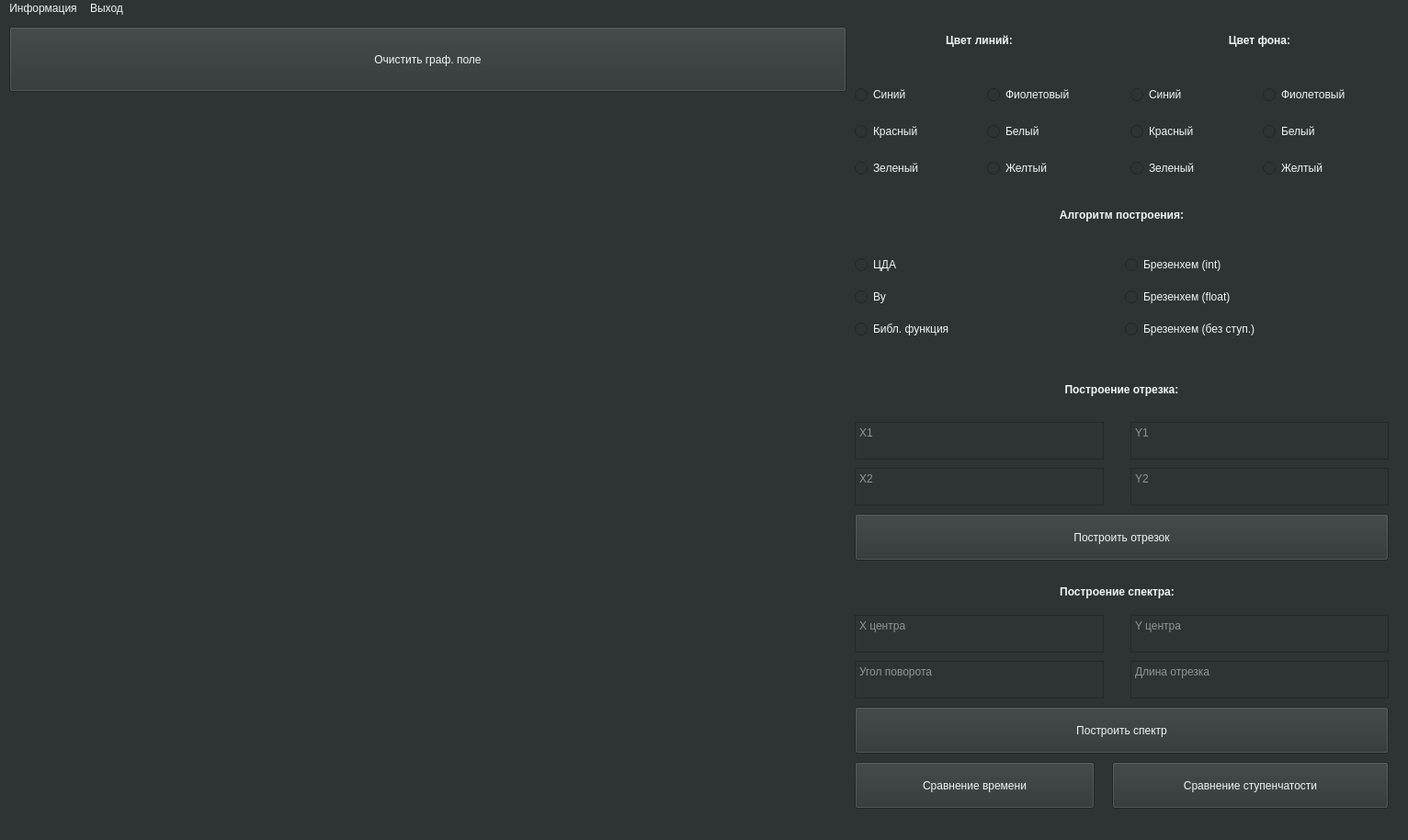
<?xml version="1.0" encoding="UTF-8"?>
<ui version="4.0">
 <class>MainWindow</class>
 <widget class="QMainWindow" name="MainWindow">
  <property name="geometry">
   <rect>
    <x>0</x>
    <y>0</y>
    <width>1532</width>
    <height>914</height>
   </rect>
  </property>
  <property name="windowTitle">
   <string>MainWindow</string>
  </property>
  <property name="styleSheet">
   <string notr="true">background-color: rgb(46, 52, 54);
color: rgb(243, 243, 243);
font: 63 13pt &quot;URW Gothic&quot;;</string>
  </property>
  <widget class="QWidget" name="centralwidget">
   <widget class="QPushButton" name="ClearGraph">
    <property name="geometry">
     <rect>
      <x>10</x>
      <y>10</y>
      <width>911</width>
      <height>71</height>
     </rect>
    </property>
    <property name="styleSheet">
     <string notr="true">background-color: rgb(46, 52, 54);
color: rgb(243, 243, 243);
font: 63 14pt &quot;URW Gothic&quot;;</string>
    </property>
    <property name="text">
     <string>Очистить граф. поле</string>
    </property>
   </widget>
   <widget class="QLabel" name="label">
    <property name="geometry">
     <rect>
      <x>930</x>
      <y>10</y>
      <width>271</width>
      <height>31</height>
     </rect>
    </property>
    <property name="styleSheet">
     <string notr="true">background-color: rgb(46, 52, 54);
color: rgb(243, 243, 243);
font: 63 14pt &quot;URW Gothic&quot;;</string>
    </property>
    <property name="text">
     <string>&lt;html&gt;&lt;head/&gt;&lt;body&gt;&lt;p align=&quot;center&quot;&gt;&lt;span style=&quot; font-weight:600;&quot;&gt;Цвет линий:&lt;/span&gt;&lt;/p&gt;&lt;/body&gt;&lt;/html&gt;</string>
    </property>
   </widget>
   <widget class="QLabel" name="label_2">
    <property name="geometry">
     <rect>
      <x>940</x>
      <y>200</y>
      <width>561</width>
      <height>31</height>
     </rect>
    </property>
    <property name="styleSheet">
     <string notr="true">background-color: rgb(46, 52, 54);
color: rgb(243, 243, 243);
font: 63 14pt &quot;URW Gothic&quot;;</string>
    </property>
    <property name="text">
     <string>&lt;html&gt;&lt;head/&gt;&lt;body&gt;&lt;p align=&quot;center&quot;&gt;&lt;span style=&quot; font-weight:600;&quot;&gt;Алгоритм построения:&lt;/span&gt;&lt;/p&gt;&lt;/body&gt;&lt;/html&gt;</string>
    </property>
   </widget>
   <widget class="QPushButton" name="DrawLine">
    <property name="geometry">
     <rect>
      <x>930</x>
      <y>540</y>
      <width>581</width>
      <height>51</height>
     </rect>
    </property>
    <property name="styleSheet">
     <string notr="true">background-color: rgb(46, 52, 54);
color: rgb(243, 243, 243);
font: 63 14pt &quot;URW Gothic&quot;;</string>
    </property>
    <property name="text">
     <string>Построить отрезок</string>
    </property>
   </widget>
   <widget class="QPlainTextEdit" name="X1Field">
    <property name="geometry">
     <rect>
      <x>930</x>
      <y>440</y>
      <width>271</width>
      <height>41</height>
     </rect>
    </property>
    <property name="styleSheet">
     <string notr="true">background-color: rgb(46, 52, 54);
color: rgb(243, 243, 243);
font: 63 14pt &quot;URW Gothic&quot;;</string>
    </property>
    <property name="placeholderText">
     <string>X1</string>
    </property>
   </widget>
   <widget class="QPlainTextEdit" name="Y1Field">
    <property name="geometry">
     <rect>
      <x>1230</x>
      <y>440</y>
      <width>281</width>
      <height>41</height>
     </rect>
    </property>
    <property name="styleSheet">
     <string notr="true">background-color: rgb(46, 52, 54);
color: rgb(243, 243, 243);
font: 63 14pt &quot;URW Gothic&quot;;</string>
    </property>
    <property name="placeholderText">
     <string>Y1</string>
    </property>
   </widget>
   <widget class="QLabel" name="label_3">
    <property name="geometry">
     <rect>
      <x>940</x>
      <y>390</y>
      <width>561</width>
      <height>31</height>
     </rect>
    </property>
    <property name="styleSheet">
     <string notr="true">background-color: rgb(46, 52, 54);
color: rgb(243, 243, 243);
font: 63 14pt &quot;URW Gothic&quot;;</string>
    </property>
    <property name="text">
     <string>&lt;html&gt;&lt;head/&gt;&lt;body&gt;&lt;p align=&quot;center&quot;&gt;&lt;span style=&quot; font-weight:600;&quot;&gt;Построение отрезка:&lt;/span&gt;&lt;/p&gt;&lt;/body&gt;&lt;/html&gt;</string>
    </property>
   </widget>
   <widget class="QPlainTextEdit" name="X2Field">
    <property name="geometry">
     <rect>
      <x>930</x>
      <y>490</y>
      <width>271</width>
      <height>41</height>
     </rect>
    </property>
    <property name="styleSheet">
     <string notr="true">background-color: rgb(46, 52, 54);
color: rgb(243, 243, 243);
font: 63 14pt &quot;URW Gothic&quot;;</string>
    </property>
    <property name="placeholderText">
     <string>X2</string>
    </property>
   </widget>
   <widget class="QPlainTextEdit" name="Y2Field">
    <property name="geometry">
     <rect>
      <x>1230</x>
      <y>490</y>
      <width>281</width>
      <height>41</height>
     </rect>
    </property>
    <property name="styleSheet">
     <string notr="true">background-color: rgb(46, 52, 54);
color: rgb(243, 243, 243);
font: 63 14pt &quot;URW Gothic&quot;;</string>
    </property>
    <property name="placeholderText">
     <string>Y2</string>
    </property>
   </widget>
   <widget class="QLabel" name="label_4">
    <property name="geometry">
     <rect>
      <x>930</x>
      <y>610</y>
      <width>571</width>
      <height>31</height>
     </rect>
    </property>
    <property name="styleSheet">
     <string notr="true">background-color: rgb(46, 52, 54);
color: rgb(243, 243, 243);
font: 63 14pt &quot;URW Gothic&quot;;</string>
    </property>
    <property name="text">
     <string>&lt;html&gt;&lt;head/&gt;&lt;body&gt;&lt;p align=&quot;center&quot;&gt;&lt;span style=&quot; font-weight:600;&quot;&gt;Построение спектра:&lt;/span&gt;&lt;/p&gt;&lt;/body&gt;&lt;/html&gt;</string>
    </property>
   </widget>
   <widget class="QPlainTextEdit" name="AngleField">
    <property name="geometry">
     <rect>
      <x>930</x>
      <y>700</y>
      <width>271</width>
      <height>41</height>
     </rect>
    </property>
    <property name="styleSheet">
     <string notr="true">background-color: rgb(46, 52, 54);
color: rgb(243, 243, 243);
font: 63 14pt &quot;URW Gothic&quot;;</string>
    </property>
    <property name="placeholderText">
     <string>Угол поворота</string>
    </property>
   </widget>
   <widget class="QPlainTextEdit" name="LenField">
    <property name="geometry">
     <rect>
      <x>1230</x>
      <y>700</y>
      <width>281</width>
      <height>41</height>
     </rect>
    </property>
    <property name="styleSheet">
     <string notr="true">background-color: rgb(46, 52, 54);
color: rgb(243, 243, 243);
font: 63 14pt &quot;URW Gothic&quot;;</string>
    </property>
    <property name="placeholderText">
     <string>Длина отрезка</string>
    </property>
   </widget>
   <widget class="QPushButton" name="DrawSpectrum">
    <property name="geometry">
     <rect>
      <x>930</x>
      <y>750</y>
      <width>581</width>
      <height>51</height>
     </rect>
    </property>
    <property name="styleSheet">
     <string notr="true">background-color: rgb(46, 52, 54);
color: rgb(243, 243, 243);
font: 63 14pt &quot;URW Gothic&quot;;</string>
    </property>
    <property name="text">
     <string>Построить спектр</string>
    </property>
   </widget>
   <widget class="QPushButton" name="TimeCompare">
    <property name="geometry">
     <rect>
      <x>930</x>
      <y>810</y>
      <width>261</width>
      <height>51</height>
     </rect>
    </property>
    <property name="styleSheet">
     <string notr="true">background-color: rgb(46, 52, 54);
color: rgb(243, 243, 243);
font: 63 14pt &quot;URW Gothic&quot;;</string>
    </property>
    <property name="text">
     <string>Сравнение времени</string>
    </property>
   </widget>
   <widget class="QPushButton" name="SteppingCompare">
    <property name="geometry">
     <rect>
      <x>1210</x>
      <y>810</y>
      <width>301</width>
      <height>51</height>
     </rect>
    </property>
    <property name="styleSheet">
     <string notr="true">background-color: rgb(46, 52, 54);
color: rgb(243, 243, 243);
font: 63 14pt &quot;URW Gothic&quot;;</string>
    </property>
    <property name="text">
     <string>Сравнение ступенчатости</string>
    </property>
   </widget>
   <widget class="QWidget" name="verticalLayoutWidget">
    <property name="geometry">
     <rect>
      <x>930</x>
      <y>60</y>
      <width>281</width>
      <height>131</height>
     </rect>
    </property>
    <layout class="QGridLayout" name="Colors">
     <item row="0" column="0">
      <widget class="QRadioButton" name="BlueColor">
       <property name="text">
        <string>Синий</string>
       </property>
      </widget>
     </item>
     <item row="0" column="1">
      <widget class="QRadioButton" name="PurpleColor">
       <property name="text">
        <string>Фиолетовый</string>
       </property>
      </widget>
     </item>
     <item row="1" column="0">
      <widget class="QRadioButton" name="RedColor">
       <property name="text">
        <string>Красный</string>
       </property>
      </widget>
     </item>
     <item row="1" column="1">
      <widget class="QRadioButton" name="WhiteColor">
       <property name="text">
        <string>Белый</string>
       </property>
      </widget>
     </item>
     <item row="2" column="0">
      <widget class="QRadioButton" name="GreenColor">
       <property name="text">
        <string>Зеленый</string>
       </property>
      </widget>
     </item>
     <item row="2" column="1">
      <widget class="QRadioButton" name="YellowColor">
       <property name="text">
        <string>Желтый</string>
       </property>
      </widget>
     </item>
    </layout>
   </widget>
   <widget class="QWidget" name="verticalLayoutWidget_2">
    <property name="geometry">
     <rect>
      <x>930</x>
      <y>250</y>
      <width>581</width>
      <height>111</height>
     </rect>
    </property>
    <layout class="QGridLayout" name="Algs">
     <item row="0" column="0">
      <widget class="QRadioButton" name="DDAAlg">
       <property name="text">
        <string>ЦДА</string>
       </property>
      </widget>
     </item>
     <item row="0" column="1">
      <widget class="QRadioButton" name="BresIntAlg">
       <property name="text">
        <string>Брезенхем (int)</string>
       </property>
      </widget>
     </item>
     <item row="1" column="0">
      <widget class="QRadioButton" name="WUAlg">
       <property name="text">
        <string>Ву</string>
       </property>
      </widget>
     </item>
     <item row="1" column="1">
      <widget class="QRadioButton" name="BresFloatAlg">
       <property name="text">
        <string>Брезенхем (float)</string>
       </property>
      </widget>
     </item>
     <item row="2" column="0">
      <widget class="QRadioButton" name="LibAlg">
       <property name="text">
        <string>Библ. функция</string>
       </property>
      </widget>
     </item>
     <item row="2" column="1">
      <widget class="QRadioButton" name="BresAntiAlg">
       <property name="text">
        <string>Брезенхем (без ступ.)</string>
       </property>
      </widget>
     </item>
    </layout>
   </widget>
   <widget class="QWidget" name="verticalLayoutWidget_3">
    <property name="geometry">
     <rect>
      <x>1230</x>
      <y>60</y>
      <width>281</width>
      <height>131</height>
     </rect>
    </property>
    <layout class="QGridLayout" name="Colors_2">
     <item row="0" column="0">
      <widget class="QRadioButton" name="BlueColor_2">
       <property name="text">
        <string>Синий</string>
       </property>
      </widget>
     </item>
     <item row="0" column="1">
      <widget class="QRadioButton" name="PurpleColor_2">
       <property name="text">
        <string>Фиолетовый</string>
       </property>
      </widget>
     </item>
     <item row="1" column="0">
      <widget class="QRadioButton" name="RedColor_2">
       <property name="text">
        <string>Красный</string>
       </property>
      </widget>
     </item>
     <item row="1" column="1">
      <widget class="QRadioButton" name="WhiteColor_2">
       <property name="text">
        <string>Белый</string>
       </property>
      </widget>
     </item>
     <item row="2" column="0">
      <widget class="QRadioButton" name="GreenColor_2">
       <property name="text">
        <string>Зеленый</string>
       </property>
      </widget>
     </item>
     <item row="2" column="1">
      <widget class="QRadioButton" name="YellowColor_2">
       <property name="text">
        <string>Желтый</string>
       </property>
      </widget>
     </item>
    </layout>
   </widget>
   <widget class="QLabel" name="label_5">
    <property name="geometry">
     <rect>
      <x>1230</x>
      <y>10</y>
      <width>281</width>
      <height>31</height>
     </rect>
    </property>
    <property name="styleSheet">
     <string notr="true">background-color: rgb(46, 52, 54);
color: rgb(243, 243, 243);
font: 63 14pt &quot;URW Gothic&quot;;</string>
    </property>
    <property name="text">
     <string>&lt;html&gt;&lt;head/&gt;&lt;body&gt;&lt;p align=&quot;center&quot;&gt;&lt;span style=&quot; font-weight:600;&quot;&gt;Цвет фона:&lt;/span&gt;&lt;/p&gt;&lt;/body&gt;&lt;/html&gt;</string>
    </property>
   </widget>
   <widget class="QWidget" name="GraphField" native="true">
    <property name="geometry">
     <rect>
      <x>20</x>
      <y>100</y>
      <width>900</width>
      <height>720</height>
     </rect>
    </property>
   </widget>
   <widget class="QPlainTextEdit" name="CenterX">
    <property name="geometry">
     <rect>
      <x>930</x>
      <y>650</y>
      <width>271</width>
      <height>41</height>
     </rect>
    </property>
    <property name="styleSheet">
     <string notr="true">background-color: rgb(46, 52, 54);
color: rgb(243, 243, 243);
font: 63 14pt &quot;URW Gothic&quot;;</string>
    </property>
    <property name="placeholderText">
     <string>X центра</string>
    </property>
   </widget>
   <widget class="QPlainTextEdit" name="CenterY">
    <property name="geometry">
     <rect>
      <x>1230</x>
      <y>650</y>
      <width>281</width>
      <height>41</height>
     </rect>
    </property>
    <property name="styleSheet">
     <string notr="true">background-color: rgb(46, 52, 54);
color: rgb(243, 243, 243);
font: 63 14pt &quot;URW Gothic&quot;;</string>
    </property>
    <property name="placeholderText">
     <string>Y центра</string>
    </property>
   </widget>
  </widget>
  <widget class="QMenuBar" name="menubar">
   <property name="geometry">
    <rect>
     <x>0</x>
     <y>0</y>
     <width>1532</width>
     <height>31</height>
    </rect>
   </property>
   <widget class="QMenu" name="menu_2">
    <property name="title">
     <string>Выход</string>
    </property>
    <addaction name="Quit"/>
   </widget>
   <widget class="QMenu" name="menu">
    <property name="title">
     <string>Информация</string>
    </property>
    <addaction name="AuthorInfo"/>
    <addaction name="TaskInfo"/>
   </widget>
   <addaction name="menu"/>
   <addaction name="menu_2"/>
  </widget>
  <action name="ClearAll">
   <property name="text">
    <string>Очистить все поля</string>
   </property>
   <property name="font">
    <font>
     <family>URW Bookman</family>
     <weight>75</weight>
     <italic>false</italic>
     <bold>true</bold>
    </font>
   </property>
  </action>
  <action name="Quit">
   <property name="text">
    <string>Выход</string>
   </property>
  </action>
  <action name="ClearAll_2">
   <property name="text">
    <string>Очистить все</string>
   </property>
  </action>
  <action name="Finding">
   <property name="text">
    <string>Найти четырехугольники</string>
   </property>
  </action>
  <action name="AuthorInfo">
   <property name="text">
    <string>Об авторе</string>
   </property>
  </action>
  <action name="TaskInfo">
   <property name="text">
    <string>О программе</string>
   </property>
  </action>
 </widget>
 <resources/>
 <connections/>
</ui>
